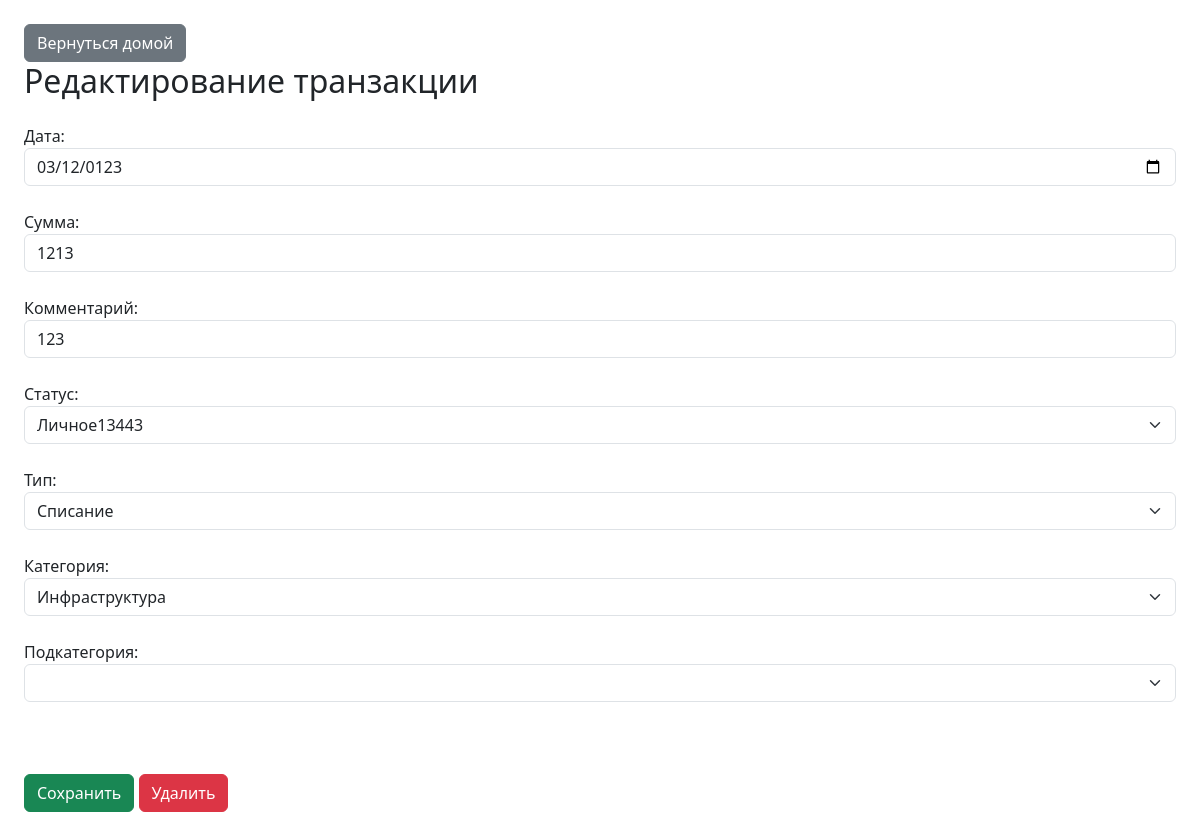
The page /transaction/edit/4/ on the database as committed earlier.
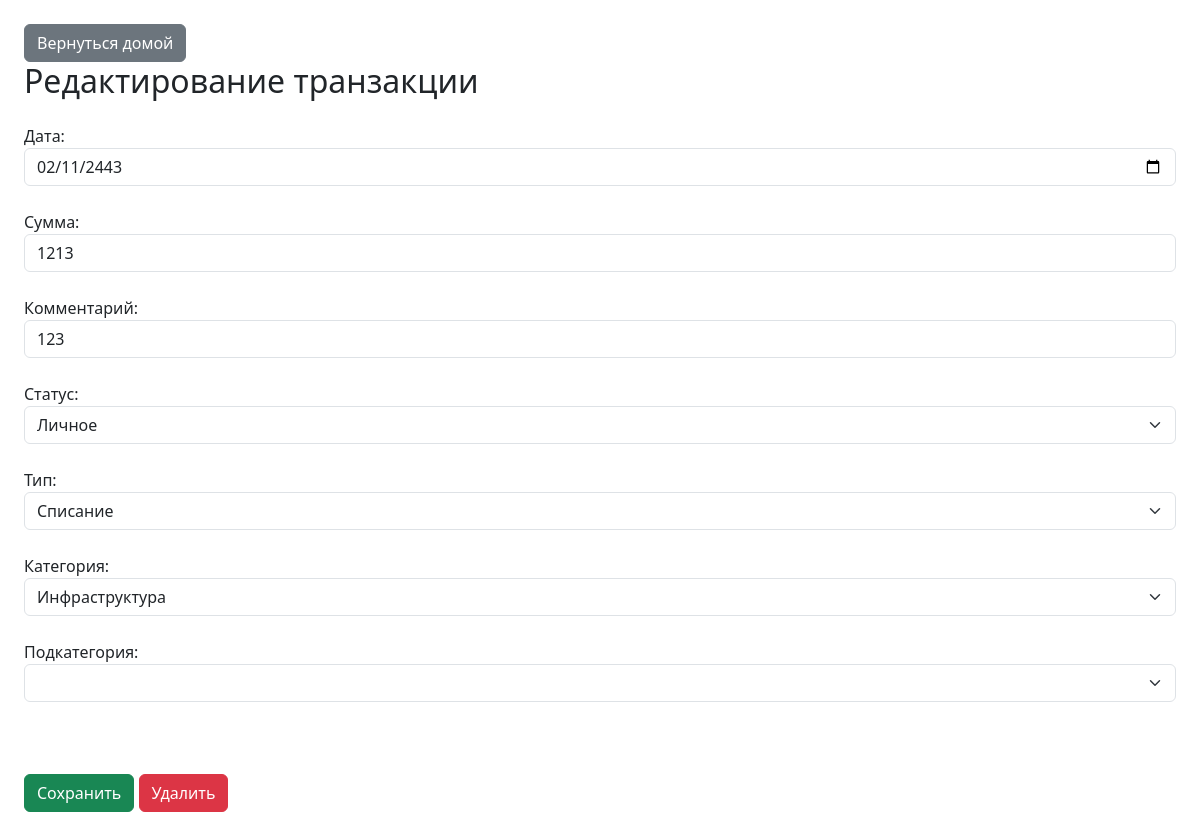
The same page on the database as committed later.
### apps/transaction/models.py (models this page shows)
class Transaction(models.Model):
    created_at = models.DateField(default=date.today, verbose_name="Дата")
    status = models.ForeignKey(TransactionStatus, on_delete=models.PROTECT, verbose_name="Статус")
    t_type = models.ForeignKey(TransactionType, on_delete=models.PROTECT, verbose_name="Тип")
    category = models.ForeignKey(TransactionCategory, on_delete=models.PROTECT, blank=False, verbose_name="Категория")
    sub_category = models.ForeignKey(TransactionSubCategory, on_delete=models.PROTECT, blank=False, verbose_name="Подкатегория")
    money = models.IntegerField(default=0, blank=False, verbose_name="Сумма")
    comment = models.TextField(default=None, verbose_name="Комментарий",blank=True)
    class Meta:
        verbose_name = "Транзакция"
        verbose_name_plural = "Транзакции"

### apps/directory/models.py (models this page shows, shortened)
class TransactionStatus(models.Model):
    name = models.CharField(max_length=50, unique=True, verbose_name="Название")
    class Meta:
        verbose_name = "Статус"
        verbose_name_plural = "Статусы"

class TransactionType(models.Model):
    name = models.CharField(max_length=50, unique=True, verbose_name="Название")
    class Meta:
        verbose_name = "Тип"
        verbose_name_plural = "Типы"

class TransactionCategory(models.Model):
    name = models.CharField(max_length=50, verbose_name="Название")
    class Meta:
        verbose_name = "Категория"
        verbose_name_plural = "Категории"

### apps/transaction/views.py (the view)
# urls.py: path("edit/<int:id>/", transaction_form),
def transaction_form(request, id=None):
    transaction = None
    transaction_id = None
    if id:
        transaction = get_object_or_404(Transaction, id=id)
        transaction_id = transaction.id
    context = {
        "transaction": transaction,
        "statuses": TransactionStatus.objects.all(),
        "types": TransactionType.objects.all(),
        "categories": TransactionCategory.objects.all(),
        "sub_categories": TransactionSubCategory.objects.all(),
        "id":transaction_id,
    }
    return render(request, "transaction_form.html", context)

### templates/transaction_form.html (shortened to what this page needs)
<!DOCTYPE html>
<html>
<head>
    <link href="https://cdn.jsdelivr.net/npm/bootstrap@5.3.2/dist/css/bootstrap.min.css" rel="stylesheet">
</head>
<body class="p-4">
<a href="/" class="btn btn-secondary">
    Вернуться домой
</a>
<h2 id="form_title">
    {% if transaction %}Редактирование транзакции{% else %}Создание транзакции{% endif %}
</h2>
<form id="transactionForm" class="mt-4">
    <label>Дата:</label>
    <input class="form-control" type="date" id="created_at"
        value="{% if transaction %}{{ transaction.created_at|date:'Y-m-d' }}{% endif %}"><br>
    <label>Сумма:</label>
    <input class="form-control" type="number" id="money"
        value="{% if transaction %}{{ transaction.money }}{% endif %}"><br>
    <label>Комментарий:</label>
    <input class="form-control" type="text" id="comment"
        value="{% if transaction %}{{ transaction.comment }}{% endif %}"><br>
    <label>Статус:</label>
    <select class="form-select" id="status">
        {% for s in statuses %}
        <option value="{{ s.id }}" {% if transaction.status_id == s.id %}selected{% endif %}>
            {{ s.name }}
        </option>
        {% endfor %}
    </select>
    <br>
    <label>Тип:</label>
    <select class="form-select" id="t_type" onchange="loadCategoriesByType()">
        {% for t in types %}
        <option value="{{ t.id }}" {% if transaction.t_type_id == t.id %}selected{% endif %}>
            {{ t.name }}
        </option>
        {% endfor %}
    </select>
    <br>
    <label>Категория:</label>
    <select class="form-select" id="category" onchange="loadSubCategories()">
        {% for c in categories %}
        <option value="{{ c.id }}" {% if transaction.category_id == c.id %}selected{% endif %}>
            {{ c.name }}
        </option>
        {% endfor %}
    </select>
    <br>
    <label>Подкатегория:</label>
    <select class="form-select" id="sub_category"></select>
    <br>
    <br><br>
    <button class="btn btn-success" type="button" onclick="submitForm()">Сохранить</button>
    {% if transaction %}
    <button class="btn btn-danger" onclick="deleteTransaction('{{ transaction.id }}')">Удалить</button>
    {% endif %}
</form>
</body>
</html>

Rows that differ between the two databases and show on the page:
changed Transaction "Списание": created_at "03/12/0123" → "02/11/2443"; status.name "Личное13443" → "Личное"
